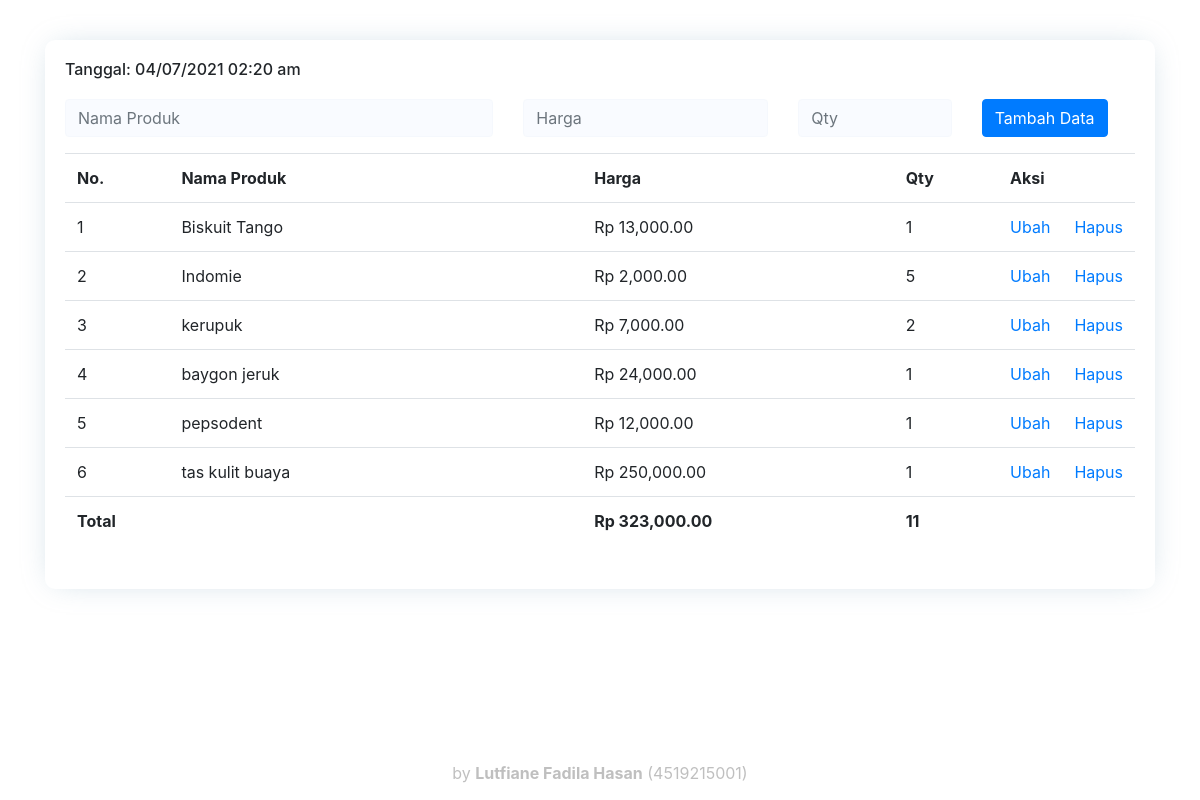
The page / on the database its author committed.
### tables this page shows
CREATE TABLE `produk` (
  `id_produk` int NOT NULL,
  `nama_produk` varchar(50) NOT NULL,
  `harga` int NOT NULL,
  `qty` int NOT NULL
);

### index.php (the view, shortened to what this page needs)
<?php
require_once 'connect_db.php';
?>
<!DOCTYPE html>
<html>
<head>
  <link rel="stylesheet" href="https://stackpath.bootstrapcdn.com/bootstrap/4.4.1/css/bootstrap.min.css">
  <link rel="stylesheet" href="style.css">
</head>
<body>
  <div class="container">
    <div class="card">
      <div class="card-body">
        <h5 class="date">Tanggal: <?= date("d/m/Y H:i a") ?></h5>
        <form method="post" action="add.php">
          <div class="row">
            <div class="form-group col-md-5">
              <input class="form-control" type="text" name="nama_produk" placeholder="Nama Produk">
            </div>
            <div class="form-group col-md-3">
              <input class="form-control" type="number" name="harga" placeholder="Harga">
            </div>
            <div class="form-group col-md-2">
              <input class="form-control" type="number" name="qty" placeholder="Qty">
            </div>
            <div class="form-group col-md-2">
              <button type="submit" name="submit" class="btn btn-primary">Tambah Data</button>
            </div>
          </div>
        </form>
        <table class="table">
          <tr>
            <th width="10%">No.</th>
            <th width="40%">Nama Produk</th>
            <th width="30%">Harga</th>
            <th width="10%">Qty</th>
            <th width="10%" colspan="2">Aksi</th>
          </tr>
          <?php
          $q           = $conn->query("SELECT * FROM produk");
          $no          = 1;
          $total_harga = 0;
          $total_qty   = 0;
          while ($dt = $q->fetch_assoc()) :
            $total_harga = $total_harga + intval($dt['harga']) * intval($dt['qty']);
            $total_qty   = $total_qty + intval($dt['qty']);
          ?>
          <tr>
            <td><?= $no++ ?></td>
            <td><?= $dt['nama_produk'] ?></td>
            <td><?= 'Rp '.number_format($dt['harga'], 2) ?></td>
            <td><?= $dt['qty'] ?></td>
            <td><a href="update.php?id=<?= $dt['id_produk'] ?>">Ubah</a></td>
            <td><a href="delete.php?id=<?= $dt['id_produk'] ?>" onclick="return confirm('Anda yakin akan menghapus data ini?')">Hapus</a></td>
          </tr>
          <?php
          endwhile;
          ?>
          <tr>
            <td colspan="2"><b>Total<b></td>
            <td><b><?='Rp '.number_format($total_harga, 2) ?><b></td>
            <td><b><?=$total_qty ?><b></td>
            <td></td>
            <td></td>
          </tr>
        </table>
      </div>
    </div>
  </div>
  <footer>
    <div class="copyright">
      by <strong><span>Lutfiane Fadila Hasan</span></strong> (4519215001)
    </div>
  </footer>
</body>
</html>

### style.css (style rules this page uses)
body { padding-top: 40px; padding-bottom: 40px; background-color: #fff }
.card { border: 0.1px; border-radius: 10px; box-shadow: 0px 0px 30px -10px rgba(174,197,212,0.75); -webkit-box-shadow: 0px 0px 30px -10px rgba(174,197,212,0.75); -moz-box-shadow: 0px 0px 30px -10px rgba(174,197,212,0.75); }
input[type="text"], input[type="number"] { background-color: #f9fbff; border-color: #f5f8fd; }
.table { display: block; height: 400px; width: 100%; overflow-y: scroll; }
footer { position: fixed; left: 0; bottom: 15px; width: 100%; text-align: center; }
.copyright { color: rgba(0, 0, 0, 0.25); font-size: 1rem; }
.date { color: '#646464'; font-size: 1rem; margin-bottom: 20px; }

### rows shown on the page
produk: nama_produk "Biskuit Tango", harga "13,000.00", qty "1"
produk: nama_produk "Indomie", harga "2,000.00", qty "5"
produk: nama_produk "kerupuk", harga "7,000.00", qty "2"
produk: nama_produk "baygon jeruk", harga "24,000.00", qty "1"
produk: nama_produk "pepsodent", harga "12,000.00", qty "1"
produk: nama_produk "tas kulit buaya", harga "250,000.00", qty "1"

### other values the page prints
$total_harga "323,000.00"
$total_qty "11"
